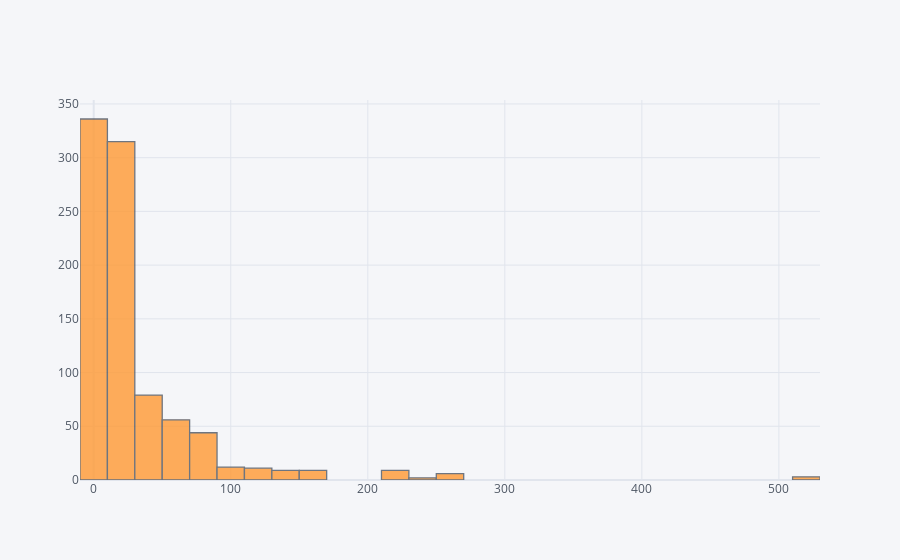

Here is the notebook cell this chart was saved with:
### Code cell
train['Fare'].iplot(kind='hist', bins=30)

### Figure 1 — Plotly figure (JSON) as saved in the notebook; plotly's stock layout.template omitted (floating-point values rounded to 4 significant figures; data arrays with more than 128 entries replaced by an {"elided": "..."} marker saying what was removed)
{"data": [{"histfunc": "count", "histnorm": "", "marker": {"color": "rgba(255, 153, 51, 1.0)", "line": {"color": "#4D5663", "width": 1.3}}, "name": "Fare", "nbinsx": 30, "opacity": 0.8, "orientation": "v", "type": "histogram", "x": {"elided": "891 float values"}}], "layout": {"barmode": "overlay", "legend": {"bgcolor": "#F5F6F9", "font": {"color": "#4D5663"}}, "paper_bgcolor": "#F5F6F9", "plot_bgcolor": "#F5F6F9", "title": {"font": {"color": "#4D5663"}}, "xaxis": {"gridcolor": "#E1E5ED", "showgrid": true, "tickfont": {"color": "#4D5663"}, "title": {"font": {"color": "#4D5663"}, "text": ""}, "zerolinecolor": "#E1E5ED"}, "yaxis": {"gridcolor": "#E1E5ED", "showgrid": true, "tickfont": {"color": "#4D5663"}, "title": {"font": {"color": "#4D5663"}, "text": ""}, "zerolinecolor": "#E1E5ED"}}}
